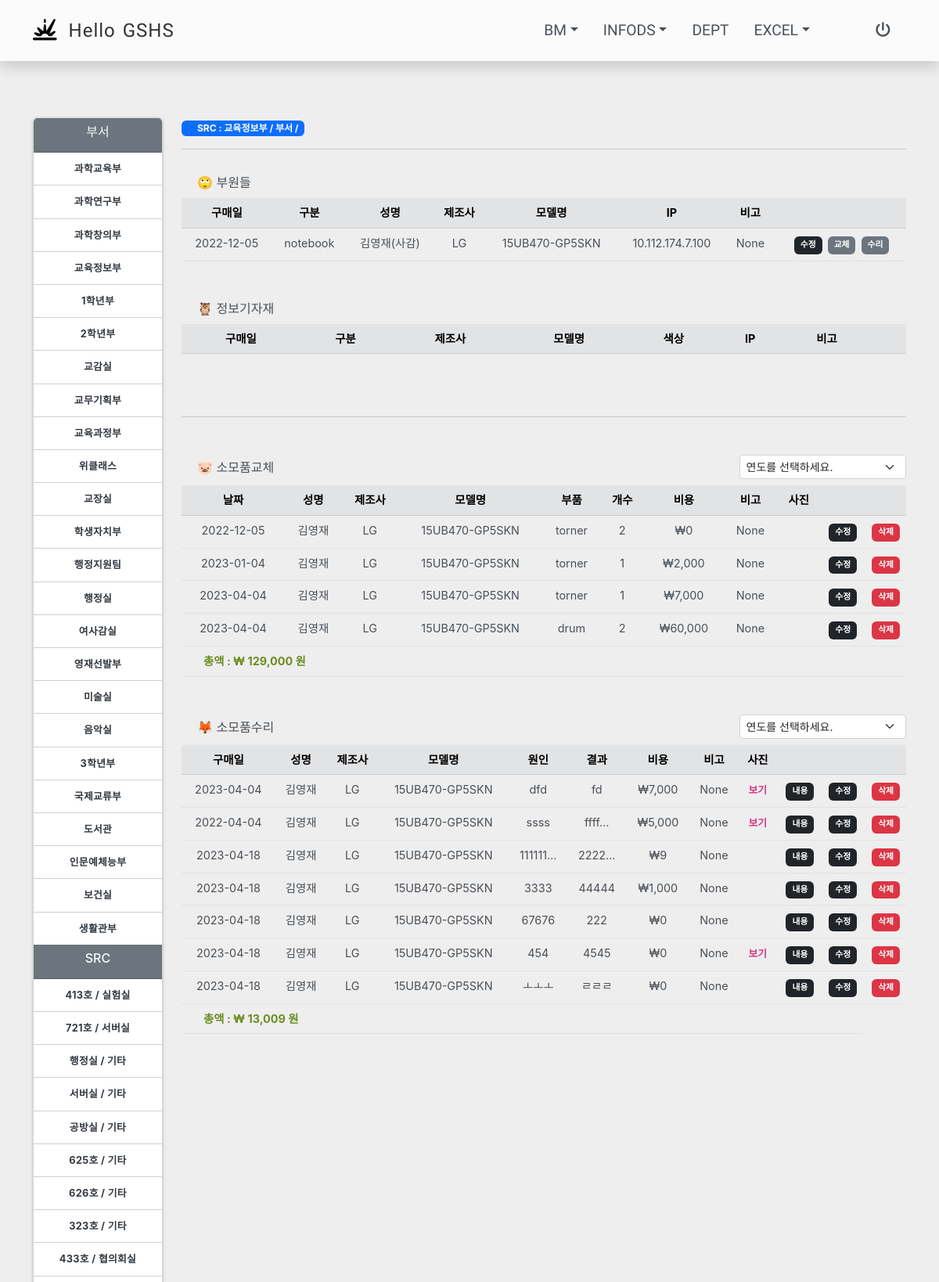
Screenshot of /gigi/buseo/교육정보부/ (signed in, upper part) with the database file from the repository.
### gshsapp/models.py (models this page shows, shortened)
class Location(models.Model):
    LGUBUN = (
        ('부서','부서'),
        ('강의실','강의실'),
        ('실험실','실험실'),
        ('협의회실','협의회실'),
        ('강당','강당'),
        ('서버실','서버실'),
        ('동아리실','동아리실'),
        ('기타','기타'),
    )
    BGUBUN = (
        ('본관','본관'),
        ('SRC','SRC'),
        ('학술정보관','학술정보관'),
        ('학습관','학습관'),
        ('자치관','자치관'),
        ('창조관','창조관'),
        ('급식소','급식소'),
        ('우정1관','우정1관'),
        ('우정2관','우정2관'),
        ('아름관','아름관'),
    )
    building = models.CharField(max_length=50, choices=BGUBUN)
    hosil = models.CharField(max_length=20)
    locationgubun = models.CharField(max_length=20, default='기타', choices=LGUBUN)
    bigo = models.CharField(max_length=100, null=True, blank=True)
    class Meta:
        db_table = "location"

class Gigiinfo(models.Model):
    COLOR_SELECT = (
        ('None',None),
        ('블랙','블랙'),
        ('컬러','컬러'),
    )
    date = models.DateField(default=timezone.now)
    buyproduct = models.ForeignKey(Buyproduct, on_delete=models.CASCADE, related_name='gigiinfo')
    location = models.ForeignKey(Location, on_delete=models.CASCADE, related_name='gigiinfo')
    user = models.ForeignKey(User, on_delete=models.CASCADE, related_name='gigiinfo', null=True, blank=True)
    ip = models.CharField(max_length=20, null=True, blank=True)
    color = models.CharField(max_length=10, choices=COLOR_SELECT, default=None, blank=True)
    jaego = models.BooleanField(default=False)
    notuse = models.BooleanField(default=False)
    bigo = models.CharField(max_length=100, null=True, blank=True)
    class Meta:
        db_table = "gigiinfo"

class Buyproduct(models.Model):
    gubun = models.ForeignKey(Gubun, on_delete=models.CASCADE, related_name='buyproduct')
    company = models.CharField(max_length=20)
    model = models.CharField(max_length=30)
    bigo = models.CharField(max_length=100, null=True, blank=True)
    class Meta:
        db_table = "buyproduct"

class Gubun(models.Model):
    GUBUN = (
        ('Buyproduct', '구매Table'),
        ('Replacement', '교체Table'),
        ('Repair', '수리Table'),
    )
    tablename = models.CharField(max_length=20, default='', choices=GUBUN)
    gubun = models.CharField(max_length=50)
    def __str__(self):
        return self.gubun
    class Meta:
        db_table = "gubun"

class Replacement(models.Model):
    date = models.DateField(default=timezone.now)
    gigiinfo = models.ForeignKey(Gigiinfo, null=True, blank=True, on_delete=models.CASCADE, related_name='replacement')
    gubun = models.ForeignKey(Gubun, on_delete=models.CASCADE, related_name='replacement')
    count = models.PositiveSmallIntegerField(default=1)
    cost = models.PositiveIntegerField(default=0)
    bigo = models.CharField(max_length=100, null=True, blank=True)
    class Meta:
        db_table = "replacement"

class Repair(models.Model):
    date = models.DateField(default=timezone.now)
    gigiinfo = models.ForeignKey(Gigiinfo, null=True, blank=True, on_delete=models.CASCADE, related_name='repair')
    problem = models.CharField(max_length=50)
    result = models.CharField(max_length=50)
    cost = models.PositiveIntegerField(default=0)
    bigo = models.CharField(max_length=100, null=True, blank=True)
    class Meta:
        db_table = "repair"

### login/models.py (models this page shows)
class User(AbstractUser):
    objects = UserManager()
    username = models.CharField(max_length=20, null=True, unique=True, blank=True)
    password = models.CharField(max_length=100, null=True, blank=True)
    email = models.CharField(max_length=50, null=True, blank=True)
    is_active = models.BooleanField(default=True)
    name = models.CharField(max_length=50, null=True)
    subject = models.CharField(max_length=50, null=True)
    USERNAME_FIELD = 'username'
    def __str__(self):
        return f'{self.name}({self.subject})'
    class Meta:
        db_table = "user"

### gshsapp/views.py (the view)
# urls.py: path('gigi/buseo/<str:buseogubun>/', views.InfogigiBuseo, name='gigi_buseo'),
def InfogigiBuseo(request, buseogubun):
    gubun = request.GET.get('gubun',False)
    if gubun:
        data = {}
        data['gubun'] = gubun
        changeyear = request.GET.get('buseoyear','')
        buseogubun = request.GET.get('buseogubun','')
        start_date = changeyear + "-3-1"
        end_date = str(int(changeyear) +1) + "-2-28"
        if gubun == 'change':
            if changeyear == '1971':
                changes = Replacement.objects.filter(gigiinfo__location__hosil=buseogubun).annotate(changeTotal = F('count') *  F('cost'))
            else:
                changes = Replacement.objects.filter(gigiinfo__location__hosil=buseogubun, date__range=[start_date, end_date]).annotate(changeTotal = F('count') *  F('cost'))
            changeTotalCost = changes.aggregate(Sum('changeTotal'))
            data['html_buseo'] = render_to_string('gshsapp/snipet/buseo_change_list.html', {"changeyear":changeyear, "changes":changes, "changeTotalCost":changeTotalCost})
        else:
            if changeyear == '1971':
                repairs = Repair.objects.filter(gigiinfo__location__hosil=buseogubun)
            else:
                repairs = Repair.objects.filter(gigiinfo__location__hosil=buseogubun, date__range=[start_date, end_date])
            repairTotalCost = repairs.aggregate(Sum('cost'))
            data['html_buseo'] = render_to_string('gshsapp/snipet/buseo_repair_list.html', {"changeyear":changeyear, "repairs":repairs, "repairTotalCost":repairTotalCost})
        return JsonResponse(data)
    else:
        buseos = Location.objects.filter(locationgubun='부서')
        gitas = Location.objects.exclude(locationgubun='부서')
        building_gubun = gitas.values_list('building', flat=True).distinct().order_by('building')
        buseo_name = Location.objects.get(hosil=buseogubun)
        repairs = Repair.objects.filter(gigiinfo__location__hosil=buseogubun)
        changes = Replacement.objects.filter(gigiinfo__location__hosil=buseogubun).annotate(changeTotal = F('count') *  F('cost'))
        repairTotalCost = repairs.aggregate(Sum('cost'))
        changeTotalCost = changes.aggregate(Sum('changeTotal'))
        members = buseo_name.gigiinfo.exclude(user__is_active =False).filter(jaego=False, notuse=False)
        return render(request, 'gshsapp/buseo.html', {'buseo_name':buseo_name, 'building_gubun':building_gubun, 'buseos':buseos, 'gitas':gitas, 'members':members, 'changes':changes,'repairs':repairs, 'buseogubun':buseogubun, 'repairTotalCost':repairTotalCost, 'changeTotalCost':changeTotalCost})

### gshsapp/templates/gshsapp/buseo.html (shortened to what this page needs)
{% extends 'base.html' %}
{% block content %}
{% load humanize %}
{% load static %}
<div class="row">
    <div class="col-md-2">
        <div class="card box_shadow">
            <div class="card-header bg-secondary text-light text-center">
              <h6>부서</h6>
            </div>
            <div class="card-body">
                <ul style="margin-bottom: 0;">
                {% for buseo in buseos %}
                  {% if buseo.locationgubun == '부서' %}
                    <li><a class="buseo-gubun" href="{% url 'gshsapp:gigi_buseo' buseo.hosil %}" title="{{ gita.bigo }}">{{buseo.hosil }}</a></li>
                  {% endif %}
                {% endfor %}
                </ul>
            </div>
            {% for build in building_gubun %}
            <div class="card-header bg-secondary text-light text-center">
              <h6>{{ build }}</h6>
            </div>
            <div class="card-body">
                <ul style="margin-bottom: 0;">
                {% for gita in gitas %}
                  {% if gita.building == build %}
                    <li><a class="buseo-gubun" href="{% url 'gshsapp:gigi_buseo' gita.hosil %}" title="{{ gita.bigo }}"> {{ gita.hosil}} / {{gita.locationgubun }}</a></li>
                  {% endif %}
                {% endfor %}
                </ul>
            </div>
            {% endfor %}
        </div>
    </div>
    <div class="col-md-10">
      <div>
        <span style="padding-left: 20px;" class="badge bg-primary">{{ buseo_name.building }} : {{ buseo_name.hosil }} / {{ buseo_name.locationgubun }} / {% if buseo_name.bigo != None %} {{ buseo_name.bigo }} {% endif %}</span>
      </div>
      <hr>
      <div style="margin-top: 30px;">
        <span style="padding-left: 20px;">🙄 부원들 </span>
      </div>
      <table class="table text-center mt-2">
          <thead class="table-secondary">
            <tr>
              <th scope="col">구매일</th>
              <th scope="col">구분</th>
              <th scope="col">성명</th>
              <th scope="col">제조사</th>
              <th scope="col">모델명</th>
              <th scope="col">IP</th>
              <th scope="col">비고</th>
              <th scope="col"></th>
            </tr>
          </thead>
          <tbody id="buwonInsert">
            {% for gigi in members %}
            {% if gigi.user %}
            <tr>
              <td>{{ gigi.date|date:"Y-m-d" }}</td>
              <td>{{ gigi.buyproduct.gubun }}</td>
              <td>{{ gigi.user }}</td>
              <td>{{ gigi.buyproduct.company }}</td>
              <td>{{ gigi.buyproduct.model }}</td>
              <td>{{ gigi.ip }}</td>
              <td>{{ gigi.bigo }}</td>
              <td>
                <span class="buwon-update gitamenu badge bg-dark" data-buseo="{{buseogubun}}" type="button" data-url="{% url 'gshsapp:gigi_buseo_update' pk=gigi.id %}">수정</span>
                <a href="{% url 'gshsapp:gigi_change' gigi.id %}?next={{request.path}} ">
                  <span class="gitamenu badge bg-secondary">교체</span>
                </a>
                <a href="{% url 'gshsapp:gigi_suri' gigi.id %}?next={{request.path}} ">
                  <span class="gitamenu badge bg-secondary">수리</span>
                </a>
              </td>
            </tr>
            {% endif %}
            {% endfor %}
          </tbody>
        </table>
        <div class="mt-5">
          <span style="padding-left: 20px;">🦉 정보기자재 </span>
        </div>
        <table class="table text-center mt-2">
          <thead class="table-secondary">
            <tr>
              <th scope="col">구매일</th>
              <th scope="col">구분</th>
              <th scope="col">제조사</th>
              <th scope="col">모델명</th>
              <th scope="col">색상</th>
              <th scope="col">IP</th>
              <th scope="col">비고</th>
              <th scope="col"></th>
            </tr>
          </thead>
        </table>
        <br><br><hr>
        <div class="mt-5 row">
          <div class="col-md-5 pt-1"><span style="padding-left: 20px;">🐷 소모품교체 </span></div>
          <div class="ms-auto col-md-3" id="changeSelect">
            <select class="form-select form-select-sm change_year" data-buseo="{{buseogubun}}" data-gubun="change" aria-label=".form-select-sm">
              <option selected value=1971>연도를 선택하세요.</option>
            </select>
          </div>
        </div>
        <table class="table text-center mt-2">
          <thead class="table-secondary">
            <tr>
              <th scope="col">날짜</th>
              <th scope="col">성명</th>
              <th scope="col">제조사</th>
              <th scope="col">모델명</th>
              <th scope="col">부품</th>
              <th scope="col">개수</th>
              <th scope="col">비용</th>
              <th scope="col">비고</th>
              <th scope="col">사진</th>
              <th scope="col" style="width: 3%;"></th>
              <th scope="col" style="width: 3%;"></th>
            </tr>
          </thead>
          <tbody id="changes_list">
            {% for gigi in changes %}
            {% with gubunchange=gigi.change_photo.all %}
            <tr>
              <td>{{ gigi.date|date:"Y-m-d" }}</td>
              <td>{{ gigi.gigiinfo.user.name }}</td>
              <td>{{ gigi.gigiinfo.buyproduct.company }}</td>
              <td>{{ gigi.gigiinfo.buyproduct.model }}</td>
              <td>{{ gigi.gubun }}</td>
              <td>{{ gigi.count }}</td>
              <td>&#8361;{{ gigi.cost|intcomma }}</td>
              <td title="{{gigi.bigo}}">{{ gigi.bigo|truncatechars:7 }}</td>
              <td class="gigi-change" style="font-weight: bold;font-size: 0.8rem; padding-top: 10px; color:#d63384;">
              </td>
              <td class="buseo_CR_update" data-gubun="change" style="cursor:pointer;" data-url="{% url 'gshsapp:buseo_CR_update' gigi.id %}">
                <span class="gitamenu badge bg-dark">수정</sapn>
              </td>
              <td class="buseo_CR_delete" data-gubun="change" style="cursor:pointer;" data-url="{% url 'gshsapp:buseo_CR_delete' gigi.id %}">
                <span class="gitamenu badge bg-danger">삭제</sapn>
              </td>
            </tr>
          {% endwith %}
        {% endfor %}
          <tr>
            <td colspan="11">
              <div style="text-align: left;">
                <span style="margin-left:20px;font-size: 0.9rem; font-weight: bold;color:olivedrab;"> 총액 : &#8361; {{changeTotalCost.changeTotal__sum|intcomma}} 원</span>
              </div>
            </td>
          </tr>
          </tbody>
        </table>
        <div class="mt-5 row">
          <div class="col-md-5 pt-1"><span style="padding-left: 20px;">🦊 소모품수리 </span></div>
          <div class="ms-auto col-md-3" id="repairSelect">
            <select class="form-select form-select-sm change_year" data-buseo="{{buseogubun}}" data-gubun="repair" aria-label=".form-select-sm">
              <option selected value=1971>연도를 선택하세요.</option>
            </select>
          </div>
        </div>
        <table class="table text-center mt-2">
          <thead class="table-secondary">
            <tr>
              <th scope="col">구매일</th>
              <th scope="col">성명</th>
              <th scope="col">제조사</th>
              <th scope="col">모델명</th>
              <th scope="col">원인</th>
              <th scope="col">결과</th>
              <th scope="col">비용</th>
              <th scope="col">비고</th>
              <th scope="col">사진</th>
              <th scope="col" style="width: 3%;"></th>
              <th scope="col" style="width: 3%;"></th>
              <th scope="col" style="width: 3%;"></th>
            </tr>
          </thead>
          <tbody id="repairs_list">
            {% for gigi in repairs %}
            {% with gigi.repair_photo.all as gubunrepair %}
            <tr>
              <td>{{ gigi.date|date:"Y-m-d" }}</td>
              <td>{{ gigi.gigiinfo.user.name }}</td>
              <td>{{ gigi.gigiinfo.buyproduct.company }}</td>
              <td>{{ gigi.gigiinfo.buyproduct.model }}</td>
              <td>{{ gigi.problem|truncatechars:7 }}</td>
              <td>{{ gigi.result|truncatechars:5 }}</td>
              <td>&#8361;{{ gigi.cost|intcomma }}</td>
              <td title="{{gigi.bigo}}">{{ gigi.bigo|truncatechars:5 }}</td>
              <td class="gigi-repair" style="font-weight: bold;font-size:0.8rem; padding-top: 10px; color:#d63384;">
                {% if gubunrepair %}
                 보기
                {% endif %}
              </td>
              <td style="cursor: pointer;" data-toggle="modal" data-target="#suri_modal{{ gigi.id}}">
                <span class="gitamenu badge bg-dark">내용</sapn>
              </td>
              <td class="buseo_CR_update" data-gubun="repair" style="cursor:pointer;" data-url="{% url 'gshsapp:buseo_CR_update' gigi.id %}">
                <span class="gitamenu badge bg-dark">수정</sapn>
              </td>
              <td class="buseo_CR_delete" data-gubun="repair" style="cursor:pointer;" data-url="{% url 'gshsapp:buseo_CR_delete' gigi.id %}">
                <span class="gitamenu badge bg-danger">삭제</sapn>
              </td>
            </tr>
          {% endwith %}
        {% endfor %}
        <tr>
          <td colspan="11">
            <div style="text-align: left;">
              <span style="margin-left:20px;font-size: 0.9rem; font-weight: bold;color:olivedrab;"> 총액 : &#8361; {{repairTotalCost.cost__sum|intcomma}} 원</span>
            </div>
          </td>
        </tr>
      </tbody>
    </table>
  </div><a id="back-to-top"></a>
<link href="{% static 'css/lightbox.min.css' %}" rel="stylesheet" >
{% endblock %}

### rows the page displays
Location: hosil "과학교육부"
Location: hosil "과학연구부"
Location: hosil "과학창의부"
Location: hosil "교육정보부", building "SRC", locationgubun "부서"
Location: hosil "1학년부"
Location: hosil "2학년부"
Location: hosil "교감실"
Location: hosil "교무기획부"
Location: hosil "교육과정부"
Location: hosil "위클래스"
Location: hosil "교장실"
Location: hosil "학생자치부"
Location: hosil "행정지원팀"
Location: hosil "행정실"
Location: hosil "여사감실"
Location: hosil "영재선발부"
Location: hosil "미술실"
Location: hosil "음악실"
Location: hosil "3학년부"
Location: hosil "국제교류부"
Location: hosil "도서관"
Location: hosil "인문예체능부"
Location: hosil "보건실"
Location: hosil "생활관부"
Location: hosil "413호", locationgubun "실험실"
Location: hosil "721호", locationgubun "서버실"
Location: hosil "행정실", locationgubun "기타"
Location: hosil "서버실", locationgubun "기타"
Location: hosil "공방실", locationgubun "기타"
Location: hosil "625호", locationgubun "기타"
Location: hosil "626호", locationgubun "기타"
Location: hosil "323호", locationgubun "기타"
Location: hosil "433호", locationgubun "협의회실"
Gigiinfo: date "2022-12-05", buyproduct.gubun "notebook", user "김영재(사감)", buyproduct.company "LG", buyproduct.model "15UB470-GP5SKN", ip "10.112.174.7.100", bigo "None"
Replacement: date "2022-12-05", gigiinfo.user.name "김영재", gigiinfo.buyproduct.company "LG", gigiinfo.buyproduct.model "15UB470-GP5SKN", gubun "torner", count "2", cost "0", bigo "None"
Replacement: date "2023-01-04", gigiinfo.user.name "김영재", gigiinfo.buyproduct.company "LG", gigiinfo.buyproduct.model "15UB470-GP5SKN", gubun "torner", count "1", cost "2,000", bigo "None"
Replacement: date "2023-04-04", gigiinfo.user.name "김영재", gigiinfo.buyproduct.company "LG", gigiinfo.buyproduct.model "15UB470-GP5SKN", gubun "torner", count "1", cost "7,000", bigo "None"
Replacement: date "2023-04-04", gigiinfo.user.name "김영재", gigiinfo.buyproduct.company "LG", gigiinfo.buyproduct.model "15UB470-GP5SKN", gubun "drum", count "2", cost "60,000", bigo "None"
Repair: date "2023-04-04", gigiinfo.user.name "김영재", gigiinfo.buyproduct.company "LG", gigiinfo.buyproduct.model "15UB470-GP5SKN", problem "dfd", result "fd", cost "7,000", bigo "None", shows "보기"
Repair: date "2022-04-04", gigiinfo.user.name "김영재", gigiinfo.buyproduct.company "LG", gigiinfo.buyproduct.model "15UB470-GP5SKN", problem "ssss", result "ffff…", cost "5,000", bigo "None", shows "보기"
Repair: date "2023-04-18", gigiinfo.user.name "김영재", gigiinfo.buyproduct.company "LG", gigiinfo.buyproduct.model "15UB470-GP5SKN", problem "111111…", result "2222…", cost "9", bigo "None"
Repair: date "2023-04-18", gigiinfo.user.name "김영재", gigiinfo.buyproduct.company "LG", gigiinfo.buyproduct.model "15UB470-GP5SKN", problem "3333", result "44444", cost "1,000", bigo "None"
Repair: date "2023-04-18", gigiinfo.user.name "김영재", gigiinfo.buyproduct.company "LG", gigiinfo.buyproduct.model "15UB470-GP5SKN", problem "67676", result "222", cost "0", bigo "None"
Repair: date "2023-04-18", gigiinfo.user.name "김영재", gigiinfo.buyproduct.company "LG", gigiinfo.buyproduct.model "15UB470-GP5SKN", problem "454", result "4545", cost "0", bigo "None", shows "보기"
Repair: date "2023-04-18", gigiinfo.user.name "김영재", gigiinfo.buyproduct.company "LG", gigiinfo.buyproduct.model "15UB470-GP5SKN", problem "ㅗㅗㅗ", result "ㄹㄹㄹ", cost "0", bigo "None"

### other values shown
{{ build }} "SRC"
{{ changeTotalCost.changeTotal__sum|intcomma }} "129,000"
{{ repairTotalCost.cost__sum|intcomma }} "13,009"
